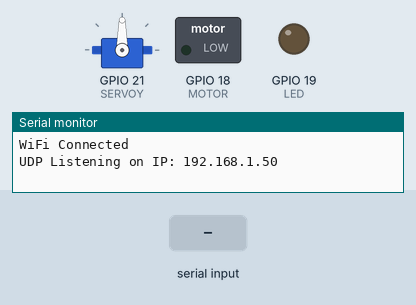
A sketch run on a simulated ESP32. On the bench: servo, switched loads named in the sketch (green lamp = pin HIGH), output pins drawn as LEDs (lit = HIGH), the last lines printed to the serial monitor. Inputs (shaded band) come from the test bench. WiFi joins after 1.5 s; servers stay silent unless stated.

Above: at 2.7 s.
2.8 s: "E90\n" received over Serial
At 3.4 s:
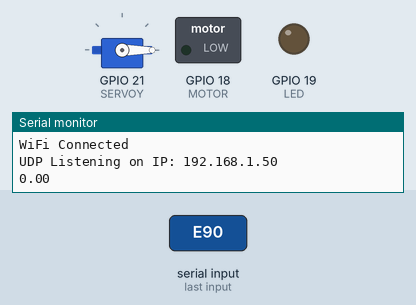
Timing chart, 0 to 5.8 s (numbered marks = the images above; inputs shaded):
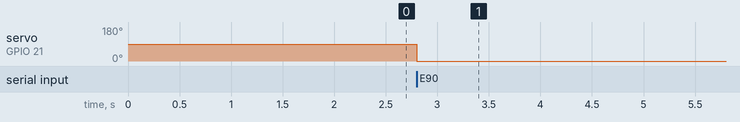

Measured:
- after the input at 2.8 s, servo on GPIO 21 (SERVOY): 90° → 0° at once

The sketch:

serial_joy_controller.ino
```cpp
#include <Arduino.h>
#include <esp32-hal-ledc.h>
#include <ESP32Servo.h>
#include <WiFi.h>
#include <AsyncUDP.h>

String data = "";

float x = 0.0;
float y = 0.0;
float power = 0.0;

const int CH_MOTOR = 4;
const int LED = 19;
const int MOTOR = 18;

//const int CH_SERVOY = 2;
const int SERVOY = 21;

const int CH_SERVOX = 3;
const int SERVOX = 23;

Servo servoY;

const char *ssid = "Casa";
const char *password = "987654321R";
unsigned int check_wifi = 30000;

IPAddress local_IP(192, 168, 1, 184);
IPAddress gateway(192, 168, 1, 1);
IPAddress subnet(255, 255, 0, 0);
IPAddress primaryDNS(8, 8, 8, 8);
IPAddress secondaryDNS(8, 8, 4, 4);

AsyncUDP udp;

void setup()
{
  ledcSetup(CH_MOTOR, 60, 10);
  ledcAttachPin(MOTOR, CH_MOTOR);
  ledcAttachPin(LED, CH_MOTOR);

  //ledcSetup(CH_SERVOY, 50, 12);
  //ledcAttachPin(SERVOY, CH_SERVOY);

  //ledcSetup(CH_SERVOX, 50, 12);
  //ledcAttachPin(SERVOX, CH_SERVOX);

  servoY.setPeriodHertz(60);
  servoY.attach(SERVOY, 500, 2400);
  Serial.begin(9600);

  setupWifi();
  handleUDP();
}

void loop()
{
  checkWifi();
  readSerial();
}

void doCommand()
{
  ledcWrite(CH_MOTOR, power);
  //ledcWrite(CH_SERVOY, y);
  servoY.write(y);
  //ledcWrite(CH_SERVOX, x);
}

void convertData()
{
  String temp = "";
  int counter = 0;
  for (int i = 0; i <= data.length(); i++)
  {
    if (data.substring(i, i + 1) != "H" || data.substring(i, i + 1) != "E" || data.substring(i, i + 1) != "\n")
    {
      if (data.substring(i, i + 1) == "|")
      {
        switch (counter)
        {
        case 0:
          power = temp.toFloat();
          break;
        case 1:
          x = temp.toFloat();
          break;
        case 2:
          y = temp.toFloat();
          break;
        }
        temp = "";
        counter++;
      }
      else
      {
        temp += data.substring(i, i + 1);
        //Serial.println(temp);
      }
    }
  }
  Serial.println(y);
  doCommand();
}

void readSerial()
{
  if (Serial.available() > 0)
  {
    char rawData = Serial.read();
    if (rawData == 'H')
    {
      data = "";
    }
    else if (rawData == 'E')
    {
      convertData();
    }
    else
    {
      data += rawData;
    }
  }
}

void checkWifi()
{
  if ((WiFi.status() != WL_CONNECTED) && (millis() > check_wifi))
  {
    Serial.println("Reconnecting to WiFi...");
    WiFi.disconnect();
    WiFi.begin(ssid, password);
    check_wifi = millis() + 30000;
  }
}

void setupWifi()
{
  if (!WiFi.config(local_IP, gateway, subnet, primaryDNS, secondaryDNS))
  {
    Serial.println("STA Failed to configure");
  }

  WiFi.mode(WIFI_STA);
  WiFi.begin(ssid, password);
  if (WiFi.waitForConnectResult() != WL_CONNECTED)
  {
    while (true)
    {
      Serial.println("WiFi Failed");
      delay(1000);
    }
  }
  Serial.println("WiFi Connected");
}

void handleUDP()
{
  if (udp.listen(6969))
  {
    Serial.print("UDP Listening on IP: ");
    Serial.println(WiFi.localIP());
    udp.onPacket([](AsyncUDPPacket packet) {
      //Serial.write(packet.data(), packet.length());
      data = String((char *)packet.data());
      convertData();
      //Serial.println(data);
    });
  }
}
```
